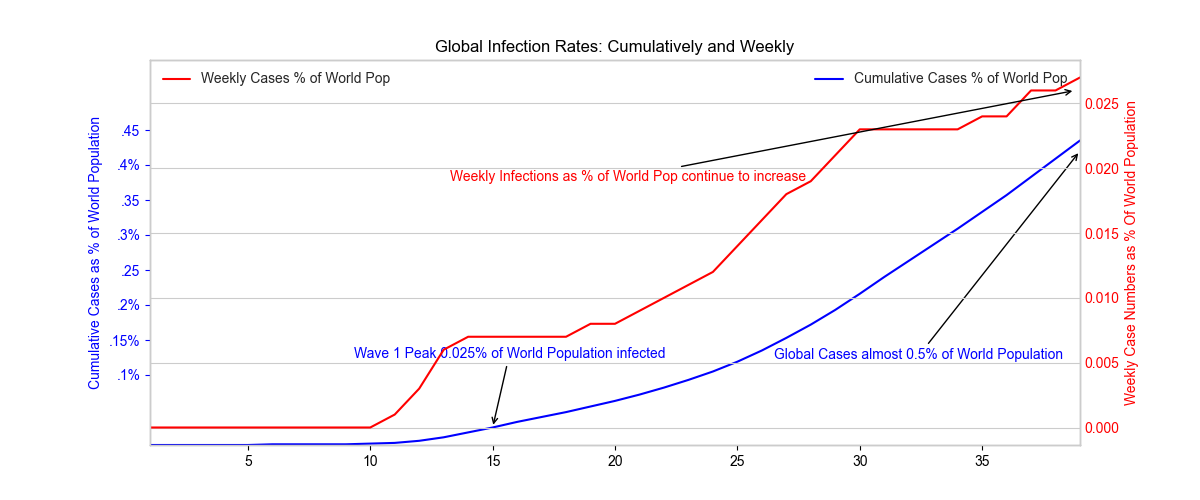

This figure's Python source:
import pandas as pd
import matplotlib.pyplot as plt
import seaborn as sns
from matplotlib import rcParams
data = pd.read_csv('RDCDFinal.csv')
#RDCD['Deaths_%_Cases'] = (RDCD['Weekly_Deaths']*100 / RDCD['Weekly_Cases']).round(1)
data=(data.pivot_table(values=['Weekly_Cases', 'total_cases'], index=['Week_Num'], aggfunc='sum', fill_value=0))

# create a cumulative cases % of world population using 7757382765 as the world population
data['Cases_%_ World Population'] = (data['Weekly_Cases']*100 / 7757382765).round(3)
data['Cum_Cases_%_ World Population'] = (data['total_cases']*100 / 7757382765).round(3)

print(data)

fig, ax = plt.subplots(figsize=(12,5))
plt.style.use('seaborn-whitegrid')
ax.plot(data.index, data['Cum_Cases_%_ World Population'], color='b', label='Cumulative Cases % of World Pop')
ax.set_ylabel('Cumulative Cases as % of World Population', color='b')
ax.tick_params('y', colors='blue')
plt.xlim(1, 39) #to set the axis ...xlim for x axis
#plt.xticks([1000, 10000, 100000],['1k', '10k', '100k'])
plt.ylim(0, 0.55) #to set the axis ...xlim for x axis
plt.yticks([.1, .15, .2, .25, .3, .35, .40, .45,],['.1%', '.15%', '.2%', '.25', '.3%', '.35', '.4%', '.45'])
ax2 = ax.twinx()
ax2.plot(data.index, data['Cases_%_ World Population'], color='red', label='Weekly Cases % of World Pop')
ax2.set_ylabel('Weekly Case Numbers as % Of World Population', color='red')
ax2.tick_params('y', colors='red')
ax.set_title('Global Infection Rates: Cumulatively and Weekly')
ax2.annotate('Weekly Infections as % of World Pop continue to increase', xy=(38.8, .026),  xycoords='data',
                xytext=(-450, -65), textcoords='offset points',
                arrowprops=dict(arrowstyle="->"), color='red',wrap=True)

ax.annotate('Global Cases almost 0.5% of World Population', xy=(39, 0.42),  xycoords='data',
                xytext=(-220, -150), textcoords='offset points',
                arrowprops=dict(arrowstyle="->"), color='blue', wrap=True)

ax.annotate('Wave 1 Peak 0.025% of World Population infected', xy=(15, 0.025),  xycoords='data',
                xytext=(-100, 50), textcoords='offset points',
                arrowprops=dict(arrowstyle="->"), color='blue', wrap=True)
plt.grid(True)
ax.legend()
ax2.legend(loc=2)
plt.show()
fig.savefig('Global Infection Rates; Cumulative and Weekly.png')
plt.close()
